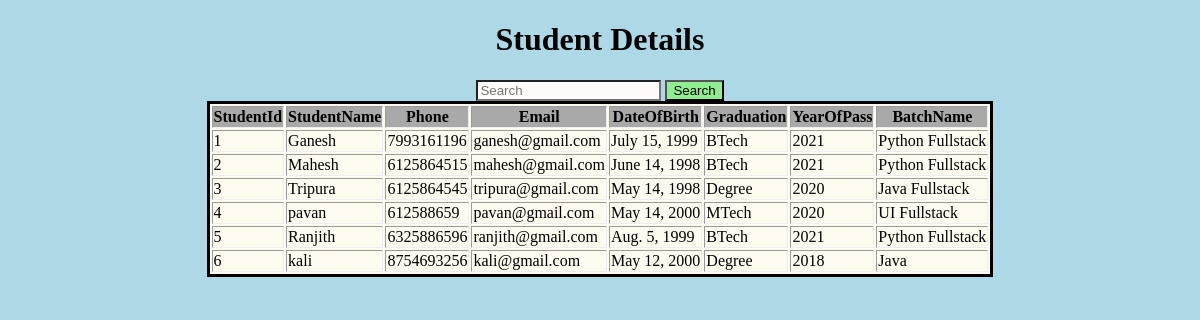
/display/, run on an earlier commit of the app's database.
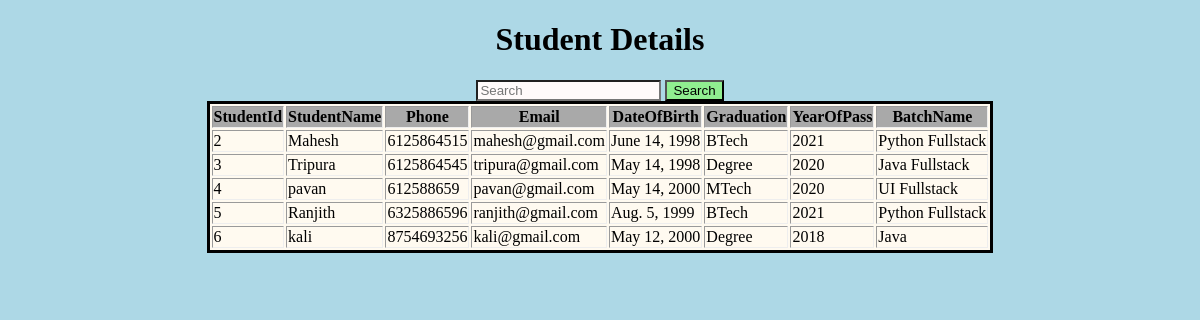
And on a later commit of the database.
### Student_App/models.py (models this page shows, shortened)
class Details(models.Model):
    StudentId = models.IntegerField(primary_key=True)
    StudentName = models.CharField(max_length=50, null=True)
    Phone = models.IntegerField(null=True)
    Email = models.CharField(max_length=50,null=True)
    DateOfBirth = models.DateField()
    Graduation = models.CharField(max_length=100,null=True)
    YearOfPass = models.IntegerField( null=True)
    BatchName = models.CharField(max_length=100)

### Student_App/views.py (the view)
# urls.py: path('display/',DisplayView.as_view()),
class DisplayView(View):
    def get(self,request):
        if 'q' in request.GET:
            q = request.GET['q']
            multiple_q = Q(Q(StudentId__icontains=q) | Q(StudentName__icontains=q))
            qs = Details.objects.filter(multiple_q)
        else:
            qs = Details.objects.all()
        con_dic={"records":qs}
        return render(request,"display.html",con_dic)

### templates/display.html (shortened to what this page needs)
{% load static %}
{% block content %}
<!DOCTYPE html>
<html lang="en">
<head>
</head>
<body bgcolor="#add8e6">
<center><h1>Student Details</h1></center>
<form class="form-inline my-2 my-lg-0 " align="center" style="background-position: right">
    <input class="form-control mr-sm-2 " style="background-color: snow" name="q" type="search" placeholder="Search" aria-label="Search">
    <button class="btn btn-outline-success my-2 my-sm-0 " style="background-color: lightgreen" type="submit">Search</button>
</form>
<table border="1"  align="center" bgcolor="#fffaf0" style="border: solid">
    <tr style="background-color: darkgray"><th>StudentId</th><th>StudentName</th><th>Phone</th><th>Email</th><th>DateOfBirth</th><th>Graduation</th><th>YearOfPass</th><th>BatchName</th></tr>
    {% for rec in records %}
    <tr><td>{{ rec.StudentId}}</td><td>{{ rec.StudentName}}</td><td>{{ rec.Phone}}</td><td>{{ rec.Email}}</td><td>{{ rec.DateOfBirth}}</td><td>{{ rec.Graduation}}</td><td>{{ rec.YearOfPass}}</td><td>{{ rec.BatchName}}</td></tr>
    {%  endfor %}
</table>
</body>
</html>
{% endblock %}

What changed in the data, as far as the page shows it:
removed Details: StudentId "1", StudentName "Ganesh", Phone "7993161196", Email "ganesh@gmail.com", DateOfBirth "July 15, 1999", Graduation "BTech", YearOfPass "2021", BatchName "Python Fullstack"
